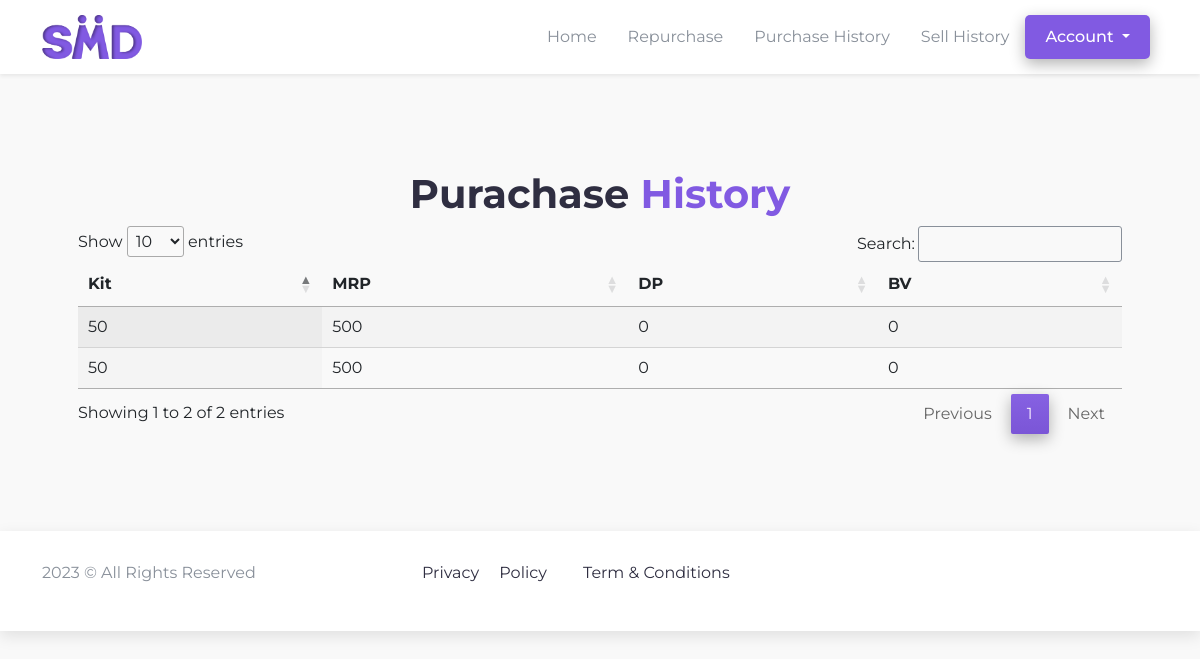
Page /franchise/purchase-history (signed in) on the committed database.
### franchise/models.py (models this page shows, shortened)
class Sell(models.Model):
    id = models.AutoField(primary_key=True)
    supplier = models.ForeignKey(Franchise, on_delete=models.CASCADE)
    kit = models.PositiveIntegerField()
    MRP = models.PositiveIntegerField()
    DP = models.PositiveIntegerField()
    BV = models.PositiveIntegerField()

### franchise/views.py (the view)
# urls.py: path("purchase-history", views.purchaseHistory, name="purchase-history"),
@login_required
def purchaseHistory(request):
    user = User.objects.get(username=request.user)
    supplier = Franchise.objects.get(user=user)
    history = Sell.objects.filter(supplier=supplier)
    context = {
        "history":history
    }
    return render(request, "franchise/pages/purchase.html", context)

### template/franchise/pages/purchase.html (shortened to what this page needs)
{% extends "../base.html" %}
{% block title %}Purachase History{% endblock title %}{% block css %}
<link
  rel="stylesheet"
  href="https://cdn.datatables.net/1.13.6/css/jquery.dataTables.css"
/>
<link
  rel="stylesheet"
  href="https://cdn.datatables.net/responsive/2.5.0/css/responsive.bootstrap5.min.css"
/>
{% endblock css %}
{% block content %}
<section id="profile">
    <div class="container my-5 p-5">
      <h1 class="text-center">Purachase <span>History</span></h1>
      <table id="myTable" class="display">
        <thead>
          <tr>
            <th>Kit</th>
            <th>MRP</th>
            <th>DP</th>
            <th>BV</th>
          </tr>
        </thead>
        <tbody>
          {% for data in history %}
             <tr>
              <td>{{ data.kit }}</td>
              <td>{{ data.MRP}}</td>
              <td>{{ data.DP}}</td>
              <td>{{ data.BV}}</td>
             </tr>
          {% endfor %}
        </tbody>
      </table>
    </div>
</section>
{% endblock content %}

### static/client/css/style.css (style rules this page uses)
* { margin: 0; padding: 0; list-style-type: none; text-decoration: none !important; box-sizing: border-box; font-family: 'Montserrat', sans-serif; }
:root { --blue1: #6F83FF; --blue: #815AE2; --pink: #FF8BB9; --black: #2F2E41; --bg: #F9F1FE; --white: #FFFFFF; --grey: #89909a; --success-bg: #E6F9F1; --success: #18C57E; --bg2: #f9f9f9; }
html, body { height: 100%; width: 100%; background-color: var(--bg2); }
h1 { font-weight: 55px !important; font-weight: 700; color: var(--black); }
span { color: var(--blue); }

### rows in the picture
Sell: kit "50", MRP "500", DP "0", BV "0"
Sell: kit "50", MRP "500", DP "0", BV "0"
